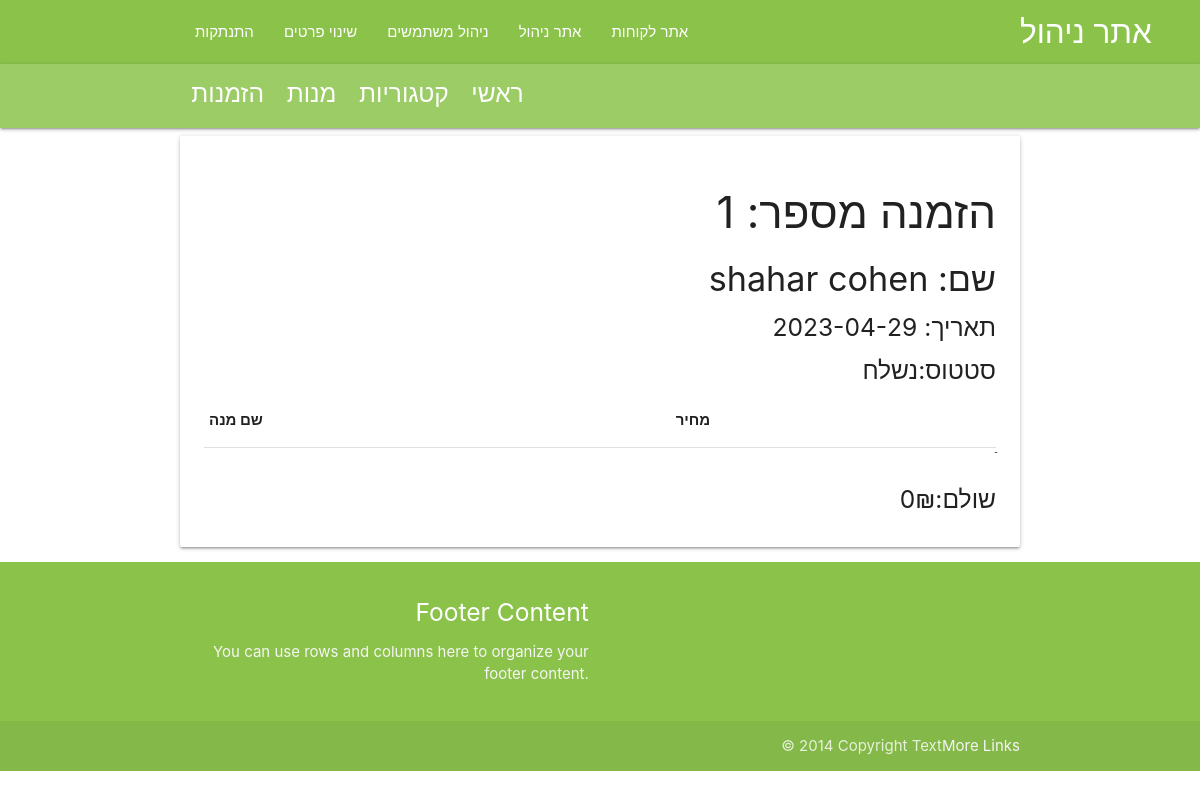
Screenshot of /managers/orders/show_order/1 (signed in) with the database file from the repository.
### models/deliveries.py (models this page shows)
class Delivery(db.Model):
    id = db.Column(db.Integer,primary_key=True)
    cart_id = db.Column(db.Integer, db.ForeignKey('cart.id'), unique=True)
    is_delivered = db.Column(db.Boolean, default=False)
    address = db.Column(db.String(200),default='')
    comment = db.Column(db.Text,default='')
    created = db.Column(db.Date)

### models/users.py (models this page shows, shortened)
class User(db.Model,UserMixin):
    id = db.Column(db.Integer,primary_key=True)
    username = db.Column(db.String(20),nullable=False,unique=True)
    password = db.Column(db.String(20),nullable=False)
    first_name = db.Column(db.String(50),nullable=False)
    last_name = db.Column(db.String(50),nullable=False)
    is_staff = db.Column(db.Boolean,default=False)
    email = db.Column(db.String(200),nullable=False)
    carts = db.relationship('Cart', backref='user',cascade="save-update")

### controllers/managers.py (the view)
@login_required
def show_order(id):
    delivery= Delivery.query.get(id)
    cart_price=sum([item.dishes.price for item in delivery.cart.items])
    if current_user.is_staff:
        return render_template('manager_templates/show_order.html',delivery=delivery,cart_price=cart_price)

### controllers/managers.py (called while the page is built)
@login_manager.user_loader
def load_user(user_id):
    return User.query.get(int(user_id))

### templates/manager_templates/show_order.html (shortened to what this page needs)
{% extends 'layouts/layout_manager.html' %}{% block manager %}
<div class="card-panel">
    <div><h3>{{delivery.id}} :הזמנה מספר</h3></div>
    <div><h4>{{delivery.cart.user.first_name}} {{delivery.cart.user.last_name}}  :שם</h4></div>
    <div><h5>{{delivery.created}} :תאריך</h5></div>
    {% if delivery.is_delivered %}
    <div><h5>סטטוס:נשלח</h5></div>
    {%else%}
    <div><h5>סטטוס:בהכנה</h5></div>
    {%endif%}
        <div >
            <table class="responsive-table">
                <thead>
                    <tr>
                        <th>שם מנה</th>
                        <th>מחיר</th>
                    </tr>
                </thead>
            </table>ֿ
            {% if not delivery.is_delivered%}
            <h5>סכום לתשלום:{{cart_price}}₪</h5>
            <div><a class="hoverable waves-effect light-green btn" href="{{url_for('managers.delivery_deliverd', id = delivery.id)}}"  >משלוח נשלח</a></div>
            {%else%}
            <h5>שולם:{{cart_price}}₪</h5>
            {%endif%}
        </div>
    </div>
{%endblock%}

### rows the page displays
Delivery: id "1", created "2023-04-29"
User: cart.user.first_name "shahar", cart.user.last_name "cohen"

### other values shown
{{ cart_price }} "0"
